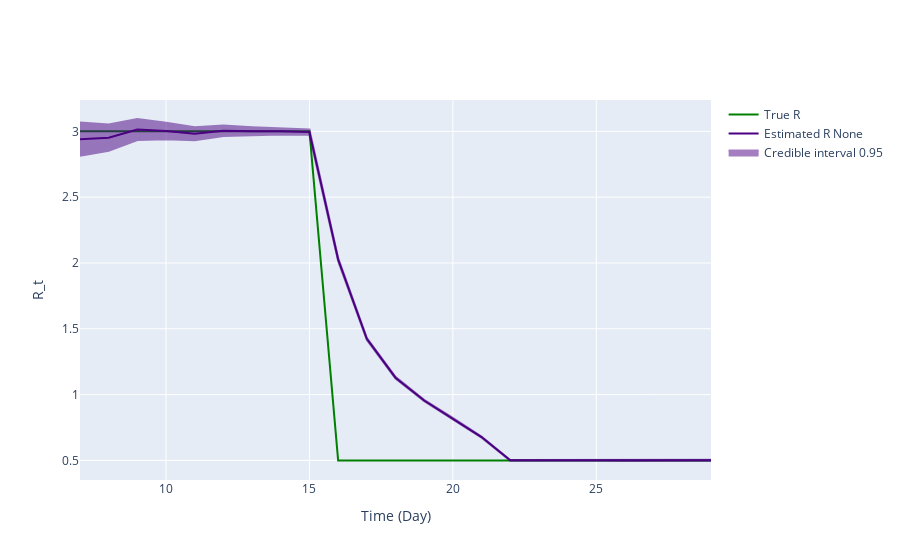

The code cell stored with this chart in its notebook:
### Code cell
fig = ReproductionNumberPlot()

fig.add_ground_truth_rt(ground_truth)
fig.add_interval_rt(interval)

fig.update_labels(time_label='Time (Day)', r_label='R_t')

fig.show_figure()

### Figure 1 — Plotly figure (JSON) as saved in the notebook; plotly's stock layout.template omitted (floating-point values rounded to 4 significant figures)
{"data": [{"line": {"color": "green"}, "mode": "lines", "name": "True R", "type": "scatter", "x": [7, 8, 9, 10, 11, 12, 13, 14, 15, 16, 17, 18, 19, 20, 21, 22, 23, 24, 25, 26, 27, 28, 29], "y": [3, 3, 3, 3, 3, 3, 3, 3, 3, 0.5, 0.5, 0.5, 0.5, 0.5, 0.5, 0.5, 0.5, 0.5, 0.5, 0.5, 0.5, 0.5, 0.5]}, {"line": {"color": "indigo"}, "mode": "lines", "name": "Estimated R None", "type": "scatter", "x": [7, 8, 9, 10, 11, 12, 13, 14, 15, 16, 17, 18, 19, 20, 21, 22, 23, 24, 25, 26, 27, 28, 29], "y": [2.94, 2.951, 3.013, 3.002, 2.982, 3.005, 3.0, 3.0, 2.994, 2.026, 1.423, 1.128, 0.9553, 0.818, 0.6773, 0.5004, 0.5006, 0.4993, 0.5014, 0.5001, 0.5, 0.4997, 0.5013]}, {"fill": "toself", "fillcolor": "indigo", "line": {"color": "indigo"}, "mode": "lines", "name": "Credible interval 0.95", "opacity": 0.5, "showlegend": true, "type": "scatter", "x": [7, 8, 9, 10, 11, 12, 13, 14, 15, 16, 17, 18, 19, 20, 21, 22, 23, 24, 25, 26, 27, 28, 29, 29, 28, 27, 26, 25, 24, 23, 22, 21, 20, 19, 18, 17, 16, 15, 14, 13, 12, 11, 10, 9, 8, 7], "y": [3.068, 3.052, 3.094, 3.066, 3.032, 3.045, 3.032, 3.025, 3.014, 2.039, 1.432, 1.135, 0.9607, 0.8226, 0.6813, 0.5037, 0.504, 0.5028, 0.505, 0.5039, 0.5039, 0.5037, 0.5055, 0.4971, 0.4956, 0.4961, 0.4964, 0.4978, 0.4959, 0.4973, 0.497, 0.6733, 0.8134, 0.95, 1.122, 1.415, 2.013, 2.975, 2.976, 2.969, 2.965, 2.932, 2.939, 2.934, 2.853, 2.814]}], "layout": {"hovermode": "x unified", "xaxis": {"title": {"text": "Time (Day)"}}, "yaxis": {"title": {"text": "R_t"}}}}
